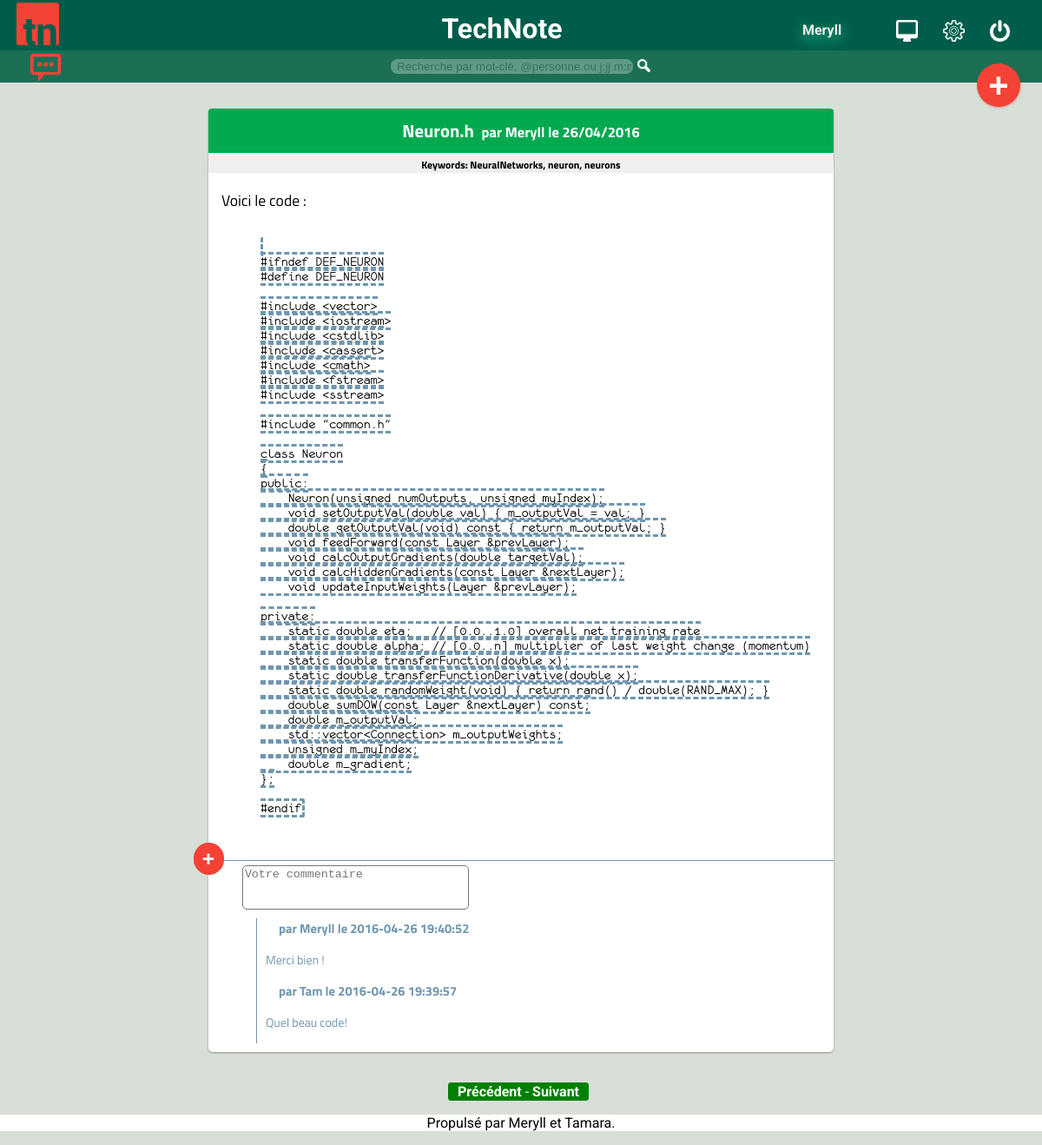
The page /index.php (signed in) on the database its author committed.
### tables this page shows
CREATE TABLE `Notes` (
  `note_id` int(11) NOT NULL AUTO_INCREMENT,
  `title` varchar(100) NOT NULL,
  `texte` text NOT NULL,
  `user_id` int(11) NOT NULL,
  `date` datetime NOT NULL,
  PRIMARY KEY (`note_id`),
  KEY `fk_notes_1` (`user_id`),
  CONSTRAINT `fk_notes_1` FOREIGN KEY (`user_id`) REFERENCES `Users` (`id`) ON DELETE CASCADE
);

CREATE TABLE `Users` (
  `id` int(11) NOT NULL AUTO_INCREMENT,
  `email` varchar(40) NOT NULL,
  `password` varchar(50) NOT NULL,
  `pseudo` varchar(50) NOT NULL,
  `status` int(11) NOT NULL,
  PRIMARY KEY (`id`)
);

CREATE TABLE `KeywordN` (
  `keyn_id` int(11) NOT NULL AUTO_INCREMENT,
  `texte` varchar(15) NOT NULL,
  `note_id` int(11) NOT NULL,
  PRIMARY KEY (`keyn_id`),
  KEY `fk_note_id` (`note_id`),
  CONSTRAINT `fk_note_id` FOREIGN KEY (`note_id`) REFERENCES `Notes` (`note_id`) ON DELETE CASCADE
);

CREATE TABLE `Comments` (
  `comment_id` int(11) NOT NULL AUTO_INCREMENT,
  `texte` text NOT NULL,
  `note_id` int(11) NOT NULL,
  `user_id` int(11) NOT NULL,
  `date` datetime NOT NULL,
  PRIMARY KEY (`comment_id`),
  KEY `fk_comments_1` (`note_id`),
  KEY `fk_comments_2` (`user_id`),
  CONSTRAINT `fk_comments_1` FOREIGN KEY (`note_id`) REFERENCES `Notes` (`note_id`) ON DELETE CASCADE,
  CONSTRAINT `fk_comments_2` FOREIGN KEY (`user_id`) REFERENCES `Users` (`id`) ON DELETE CASCADE
);

### index.php (the view, shortened to what this page needs)
<!DOCTYPE html>
<html lang="fr">
<head>
  <link rel="stylesheet" href="css/style.css" />
  <link rel="stylesheet" href="http://cdnjs.cloudflare.com/ajax/libs/highlight.js/9.3.0/styles/default.min.css">
</head>
<body>
<?php include("template/header.php"); ?>
<?php include("template/menu.php"); ?>
<?php include("template/bdd.php"); ?>
<div id="fenetre">
  <?php
  $page = $_GET['page'];
  $limite = 5;
  $debut = ($page) * $limite;
  $requeteNote = $bdd->prepare('SELECT * FROM Notes ORDER BY timestamp(date) DESC LIMIT :limite OFFSET :debut;');
  $requeteNote->bindValue('limite', $limite, PDO::PARAM_INT);
  $requeteNote->bindValue('debut', $debut, PDO::PARAM_INT);
  $requeteNote->execute();
  $date = new DateTime(substr($data['date'],0,10));
  while($data = $requeteNote->fetch()) {
    ?>
    <section class="note">
      <h3><?php echo $data['title'];
      $reqauthor = $bdd->prepare('SELECT pseudo FROM Users WHERE id=?;');
      $reqauthor->execute(array($data['user_id']));
      if($author = $reqauthor->fetch()) {
        ?><span><?php
        echo ' par '.$author['pseudo'].' le '.$date->format('d/m/Y');
      }
      ?></span></h3>
      <h6>Keywords:
        <?php
          $reqKeyword = $bdd->prepare('SELECT * FROM KeywordN WHERE note_id=?;');
          $reqKeyword->execute(array($data['note_id']));
          if($keyw = $reqKeyword->fetch()) {
            echo $keyw['texte'];
          }
          while($keyw = $reqKeyword->fetch()) {
            echo ', '.$keyw['texte'];
          }
         ?>
      </h6>
      <article>
        <p>
          <?php
              echo $data['texte'];
              ?>
        </p>
      </article>
        <form class="envoiCommentaire" method="post" action="postcom.php">
          <input type="submit" value="+" id="commentaire" />
          <textarea required class="comment" name="comment" cols="30" rows="3" placeholder="Votre commentaire"></textarea>
        </form>
      <aside>
        <?php
          $requeteComment = $bdd->prepare('SELECT * FROM Comments WHERE note_id=:idd ORDER BY date DESC;');
          $requeteComment->bindValue('idd',$data['note_id'], PDO::PARAM_INT);
          $requeteComment->execute();
          while($commentFound = $requeteComment->fetch()) {
            $requser = $bdd->prepare('SELECT pseudo FROM Users WHERE id=:idd;');
            $requser->bindValue('idd', $commentFound['user_id'], PDO::PARAM_INT);
            $requser->execute();
            if($pseudo = $requser->fetch()) {
         ?>
        <div class="com">
          <h5>par <?php echo $pseudo['pseudo']; ?> le <?php echo $commentFound['date']; ?></h5>
          <p class="texteCom"><?php echo htmlspecialchars($commentFound['texte']); ?></p>
        </div>
        <?php
            }
          }
         ?>
      </aside>
    </section>
  <?php
  }
  ?>
  <p class="precsuiv"><a href="?page=<?php echo $page - 1; ?>">Précédent</a>
  -
<a href="?page=<?php echo $page + 1; ?>">Suivant</a></p>
</div>
<?php include("template/footer.php"); ?>
</body>
</html>

### css/style.css (style rules this page uses)
.note, .question { font-family: 'Titillium Web'; font-size: 1.1em; }
body { background-color: #D7DFD7; margin: 0px; padding-bottom: 0px; padding-top: 0px; }
.note aside { display:flex; flex-direction: column; margin-left: 50px; padding-left: 5px; color:rgb(110,150,175); padding-bottom: 10px; }
.envoiCommentaire { padding-top: 5px; }
.comment { border-radius: 5px; resize: none; }
.com { border-left: 1px solid rgb(110,150,175); padding-left: 10px; padding-right: 50px; }
.texteCom { font-size: 0.8em; }
pre { margin-left: 60px; margin-right: 60px; }
code { border-radius: 3px; border: 3px groove rgb(110,150,175); border-style:dashed; font-family: monofur; font-size: 0.9em; }
h5 { padding:0; padding-left: 15px; margin:0; margin-bottom: 5px; }
#fenetre { background-color: #D7DFD7; margin: 0px; padding: 20px 0px 0px 0px; }
article { border-bottom: 1px solid rgb(110,150,175); }
h3 span { margin-left: 5px; font-size:0.8em; }
h6 { margin:0; padding:0; padding-top: 5px; text-align: center; background-color: #EFEFEF; }
.note { width:60%; background-color: white; border-radius: 5px; box-shadow: 0px 1px 3px rgba(0, 0, 0, 0.12), 0 1px 2px rgba(0, 0, 0, 0.24); margin-left: 20%; margin-right: 10%; margin-top: 10px; margin-bottom: 35px; transition: box-shadow 0.2s ease-in-out; }
article p { display: block; padding:0 15px 15px 15px; text-align: justify; }
h3 { display: block; margin: 0; background-color: #02a94f; color: white; text-align:center; padding: 10px; border-radius: 4px 4px 0 0; }
#commentaire { border: 0; position: relative; bottom:50px; left:-17.5px; width: 35px; height: 37px; background-color: #f44336; border-radius: 300px; color:white; font-weight: bolder; font-size: 1.4em; outline: none; cursor:pointer; }
.precsuiv { display: block; color:white; margin-left:43%; border: 1px solid green; background-color: green; border-radius: 3px; padding-left: 10px; width:150px; }
.precsuiv a { color: inherit; text-decoration: none; font-weight: bold; }
body { font-family: 'Roboto', sans-serif; }

### rows shown on the page
notes: title "Neuron.h", user.pseudo "Meryll", keywordn.texte "NeuralNetworks", texte "Voici le code : #ifndef DEF_NEURON #define DEF_NEURON #include <vector> #include <iostream> #include <cstdlib> #include <cassert> #include <cmath> #include <fstream> #include <sstream> #include \"common.h\" class Neuron { public: Neuron(unsigned numOutputs, unsigned myIndex); void setOutputVal(double val) { m_outputVal = val; } double getOutputVal(void) const { return m_outputVal; } void feedForward(const Layer &prevLayer); void calcOutputGradients(double targetVal); void calcHiddenGradients(const Layer &nextLayer); void updateInputWeights(Layer &prevLayer); private: static double eta; // [0.0..1.0] overall net training rate static double alpha; // [0.0..n] multiplier of last weight change…"
keywordn: texte "neuron"
keywordn: texte "neurons"
comments: user.pseudo "Meryll", date "2016-04-26 19:40:52", texte "Merci bien !"
comments: user.pseudo "Tam", date "2016-04-26 19:39:57", texte "Quel beau code!"

### other values the page prints
$_SESSION['pseudo'] "Meryll"
